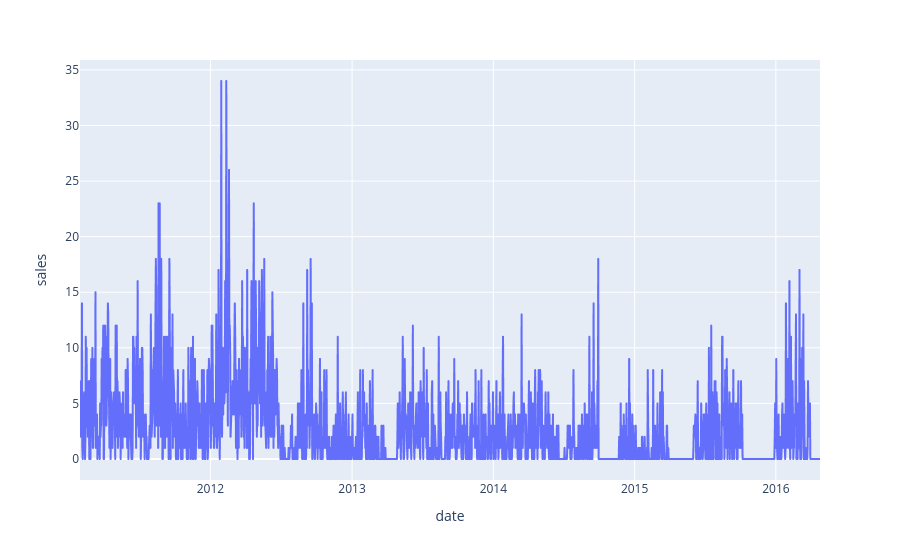

Notebook source saved alongside this figure:
### Markdown cell above
## EXPLORACIÓN

### Code cell
muestra_producto_tienda = df [ df.id == 'SUPERMARKET_3_594_NYC_2'] # son las ventas de un producto en una tienda solamente
px.line(muestra_producto_tienda, x = 'date', y = 'sales')

### Figure 1 — Plotly figure (JSON) as saved in the notebook; plotly's stock layout.template omitted (floating-point values rounded to 4 significant figures; data arrays with more than 128 entries replaced by an {"elided": "..."} marker saying what was removed)
{"data": [{"hovertemplate": "date=%{x}<br>sales=%{y}<extra></extra>", "legendgroup": "", "line": {"color": "#636efa", "dash": "solid"}, "marker": {"symbol": "circle"}, "mode": "lines", "name": "", "showlegend": false, "type": "scattergl", "x": {"elided": "1913 str values"}, "xaxis": "x", "y": {"elided": "1913 int values"}, "yaxis": "y"}], "layout": {"legend": {"tracegroupgap": 0}, "margin": {"t": 60}, "xaxis": {"anchor": "y", "domain": [0, 1], "title": {"text": "date"}}, "yaxis": {"anchor": "x", "domain": [0, 1], "title": {"text": "sales"}}}}
